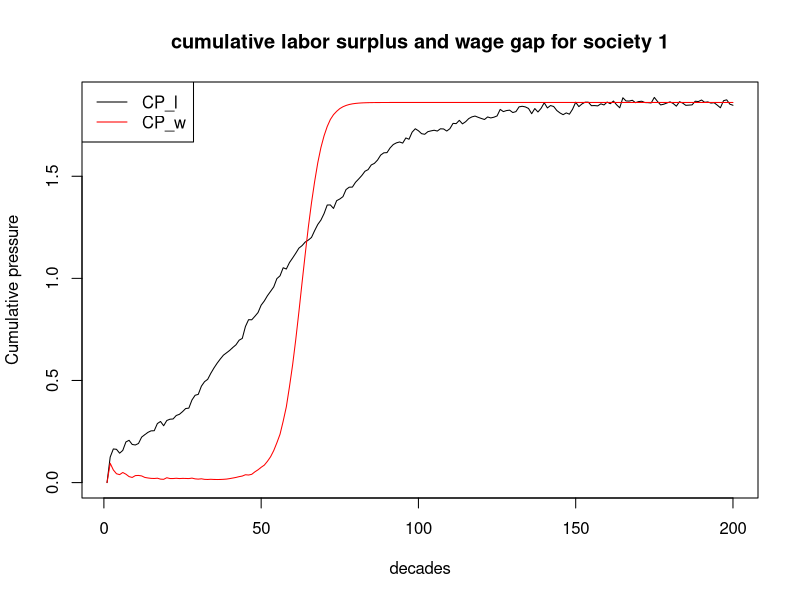
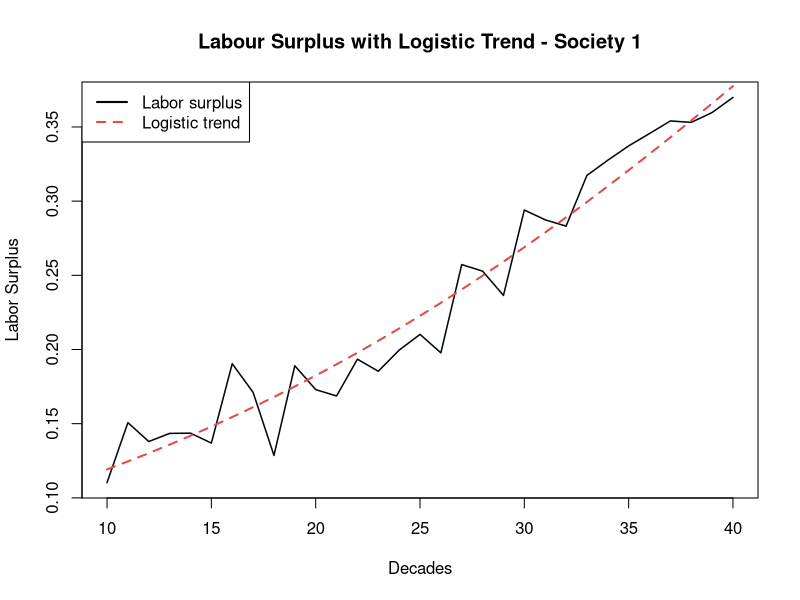
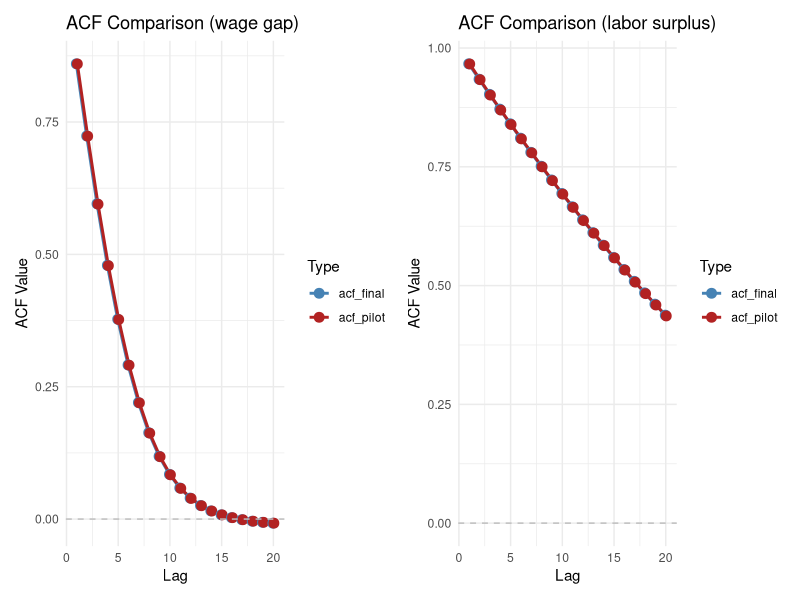

The R source for these figures, in order:
## ---- chunk 1
library(dplyr)
library(ggplot2)
library(tidyr)
library(sandwich)
library(lmtest)
library(patchwork)
## ---- chunk 2
set.seed(123)
## ---- chunk 3
N_pilot <- 10
T_pilot <- 200
## ---- chunk 4
# labor_surplus parameters
K_l <- 1
r_l <- .05
t0_l  <- 50
A <- .2
P <- 5
delta_l <- .43
## ---- chunk 5
# wage_gap parameters
K_w <- 1
r_base <- .03
alpha <- .5
t0_w <- 60
## ---- chunk 6
# decay parameter (cumulative pressure)
delta_c <- 0.43
## ---- chunk 7
func_labor_surplus <- function(N,T) {
  
  labor_surplus <- matrix(NA, nrow = T , ncol = N)
  for (n in 1:N) {
    for (t in 1:T) {
    
      logistic_trend <- K_l/(1+exp(-r_l*(t-t0_l)))
      oscillation <- A * exp(-delta_l*t) * sin((2*t*pi)/P)
      epsilon <- rnorm(1, mean = 0, sd = .02)
    
      labor_surplus[t, n] <- logistic_trend + oscillation + epsilon
    }
  }
  return(labor_surplus)
}
## ---- chunk 8
labor_surplus <- func_labor_surplus(N_pilot, T_pilot)
head(labor_surplus)
## ---- chunk 9
func_wage_gap <- function(N, T, lab){
  
  wage_gap <- matrix(NA, nrow = T , ncol = N)
  for (n in 1:N) {
    for (t in 1:T) {
    
      if (t == 1) {r_w <- r_base} else {r_w <- r_base + alpha*(lab[t-1, n])}
    
     wage_gap[t,n]<- K_w/(1+exp(-r_w*(t-t0_w)))
    }
  }
  return(wage_gap)
}
## ---- chunk 10
wage_gap <- func_wage_gap(N_pilot, T_pilot, labor_surplus)
head(wage_gap)
## ---- chunk 11
cp <- function(N, T, lab, wag) {
  
  CP_l <- matrix(NA, nrow = T , ncol = N)
  CP_w <- matrix(NA, nrow = T , ncol = N)

  for (n in 1:N){
    for (t in 1:T){
    
    # cumulative pressure is only meaningful at t=2
      if (t==1){
        CP_l[t, n] <- 0
        CP_w[t, n] <- 0
      }
      else {
      
        cpsum_l <- 0
        cpsum_w <- 0
      
        for (k in 1:(t-1)){
          cpsum_l <- cpsum_l + lab[t-k, n] * exp(-delta_c*k)
          cpsum_w <- cpsum_w + wag[t-k, n] * exp(-delta_c*k)
      }
      
        CP_l[t, n] <- cpsum_l
        CP_w[t, n] <- cpsum_w
      }
    }
  }
  return( list(CP_l = CP_l, CP_w = CP_w) )
}

## ---- chunk 12
result <- cp(N_pilot, T_pilot, labor_surplus, wage_gap)
CP_w <- result$CP_w
CP_l <- result$CP_l
## ---- chunk 13
head(CP_l)
## ---- chunk 14
head(CP_w)
## ---- chunk 15
plot(1:T_pilot, CP_l[,1], type = "l", 
     xlab = "decades", ylab = "Cumulative pressure",
     main = "cumulative labor surplus and wage gap for society 1")
lines(1:T_pilot, CP_w[,1],col ="red")
legend("topleft", legend = c("CP_l", "CP_w"), col = c("black", "red"), lty = 1)
## ---- chunk 16
n <- 40
trend_l <- K_l / (1 + exp(-r_l * (10:n - t0_l)))

# Main plot
plot(10:n, labor_surplus[10:n, 1], type = "n",
     xlab = "Decades", ylab = "Labor Surplus",
     main = "Labour Surplus with Logistic Trend - Society 1")


# Add lines on top of shading
lines(10:n, labor_surplus[10:n, 1], col = "#00070d", lwd = 1.5)
lines(10:n, trend_l, col = "#E24B4A", lty = 2, lwd = 2)

# Legend
legend("topleft",
       legend = c("Labor surplus", "Logistic trend"),
       col = c("#00070d", "#E24B4A"),
       lty = c(1, 2, 1, 1), lwd = 2)
## ---- chunk 17
lag_max <- 20 
acf_matrix_l <- matrix(NA, nrow = lag_max , ncol = N_pilot)
acf_matrix_w <- matrix(NA, nrow = lag_max , ncol = N_pilot)
## ---- chunk 18
acf_func <- function(lag_max, acf_matrix, N, T, t0, CP) {
  for (s in 1:N){
    cps <- CP[t0:T, s]
    acf_matrix[,s] <- acf(cps, 
                          lag.max = lag_max,
                          plot = FALSE)$acf[-1]
  }
  acf_avg <- rowMeans(acf_matrix)
  return(acf_avg)
}
## ---- chunk 19
acf_avg_l <- acf_func(lag_max, acf_matrix_l, N_pilot, T_pilot, t0_l, CP_l)
acf_avg_w <- acf_func(lag_max, acf_matrix_w, N_pilot, T_pilot, t0_w, CP_w)
## ---- chunk 20
# Labor surplus
Tl_obs <- T_pilot - round(t0_l)
Tl_eff <- Tl_obs/(1+2*sum(acf_avg_l))

# Wage gap
Tw_obs <- T_pilot - round(t0_w)
Tw_eff <- Tw_obs/(1+2*sum(acf_avg_w))

ratio_w <- Tw_eff/Tw_obs
ratio_l <- Tl_eff/Tl_obs

cat("Effective sample size — labor surplus:",
    round(Tl_eff, 3), "\n")
cat("Effective sample size — wage gap:",
    round(Tw_eff, 3), "\n")
cat("Efficiency ratio — wage gap:", 
    round(ratio_w, 3), "\n")
cat("Efficiency ratio — labor surplus:", 
    round(ratio_l, 3), "\n")
cat("Usable decades — labor surplus:", Tl_obs, "\n")
cat("Usable decades — wage gap:", Tw_obs)
## ---- chunk 21
p <- c(0.001, 0.005, 0.01, 0.02, 0.05)
beta0_values <- qlogis(p)
epv <- 30
T_eff_binding <- Tl_eff

# N calculation for each p
sensitivity_analysis <- data.frame(
  crisis_prob = p ,
  beta0 = round(beta0_values, 4), 
  N_needed = ceiling(epv/(T_eff_binding*p))
)

print(sensitivity_analysis)
## ---- chunk 22
beta0 <- -5.2933	
beta1 <- 1.0   # wage gap effect — moderate
beta2 <- 0.5   # labor surplus effect — smaller alone
beta3 <- 2.0   # interaction — largest, captures Marx's threshold
## ---- chunk 23
y_func <- function(beta0, beta1, beta2, beta3, CP_l, CP_w, T, N) {
  
  z <- beta0 + (beta1*CP_w) + (beta2*CP_l) + (beta3*CP_l*CP_w)
  p_crisis <- 1/(1+exp(-z))
  
  y <- matrix(rbinom(T*N, size = 1, prob = p_crisis), 
              ncol = N, nrow = T)
  
  return(y)
}
## ---- chunk 24
y_pilot <- y_func(beta0, beta1, beta2, beta3, CP_l, CP_w, T_pilot, N_pilot)
## ---- chunk 25
head(y_pilot)
## ---- chunk 26
N_final <- 1139
T_final <- 200
## ---- chunk 27
# Generate labor surplus , wage gap, CP_l, CP_w, y with N_final, T_final 
labor_surplus_fin <- func_labor_surplus(N_final, T_final)
wage_gap_fin <- func_wage_gap(N_final, T_final, labor_surplus_fin)

cp_fin <- cp(N_final, T_final, labor_surplus_fin, wage_gap_fin)
CPfin_l <- cp_fin$CP_l
CPfin_w <- cp_fin$CP_w

y_final <- y_func(beta0, beta1, beta2, beta3, CPfin_l, CPfin_w, T_final, N_final)
## ---- chunk 28
# crisis event count comparison
data.frame (
  Simulation = c("Pilot","Final"),
  N = c(N_pilot, N_final),
  T = c(T_pilot, T_final),
  Total_crisis = c(sum(y_pilot), sum(y_final))
    )
## ---- chunk 29
df_long <- data.frame(
  society = rep(1:N_final, each = T_final), 
  decade = rep(1:T_final, times = N_final), 
  CP_w = as.vector(CPfin_w), 
  CP_l = as.vector(CPfin_l), 
  y = as.vector(y_final)
)
## ---- chunk 30
model <- glm(y~CP_w+CP_l+CP_w:CP_l, 
             data = df_long, 
             family = binomial(link = "logit"))
summary(model)
## ---- chunk 31
X <- cbind(
  intercept = 1, 
  CP_w = as.vector(CPfin_w), 
  CP_l = as.vector(CPfin_l), 
  interaction = as.vector(CPfin_w)*as.vector(CPfin_l)
)

y_vec <- as.vector(y_final)
## ---- chunk 32
log_likelihood <- function(beta, X, y) {
  
  z <- X %*% beta
  p <- 1/(1+exp(-z))
  ll <- sum(y*log(p + 1e-10) + (1-y)*log(1-p  + 1e-10))
  
  return(-ll)
}
## ---- chunk 33
results <- optim(
    par = c(0,0,0,0),
    fn = log_likelihood,
    X = X, 
    y = y_vec, 
    method = "BFGS", 
    hessian = TRUE
  )
## ---- chunk 34
data.frame(
  true = c(beta0, beta1, beta2, beta3), 
  estimated_1 = c(coef(model)), 
  estimated_2 = c(results$par)
)
## ---- chunk 35
acfin_matrix_l <- matrix(NA, nrow = lag_max , ncol = N_final)
acfin_matrix_w <- matrix(NA, nrow = lag_max , ncol = N_final)

acfin_avg_l <- acf_func(lag_max, acfin_matrix_l, N_final, T_final, t0_l, CPfin_l)
acfin_avg_w <- acf_func(lag_max, acfin_matrix_w, N_final, T_final, t0_w, CPfin_w)
## ---- chunk 36
# compare acf pilot and acf final for labor surplus
acf_comp_l<- data.frame(lag = 1:lag_max, 
                        acf_final = acfin_avg_l, 
                        acf_pilot = acf_avg_l)

# compare acf pilot and acf final for wage gap
acf_comp_w <- data.frame(lag = 1:lag_max, 
                         acf_final = acfin_avg_w, 
                         acf_pilot = acf_avg_w)
## ---- chunk 37
acf_comparison <- function(acf_comp, title = "ACF Comparison: Final vs Pilot"){
  
  # 1. Convert to long format 
  acf_long <- pivot_longer(acf_comp, 
                           cols = c(acf_final, acf_pilot), 
                           names_to = "Type", 
                           values_to = "ACF_Values")
  
  # 2. Plot with dodged points and lines
  p <- ggplot(acf_long, aes(x = lag, y = ACF_Values, color = Type, group = Type)) +
    geom_line(position = position_dodge(width = 0.2), linewidth = 1) + 
    geom_point(position = position_dodge(width = 0.2), size = 3) + 
    geom_hline(yintercept = 0, linetype = "dashed", color = "gray") +
    theme_minimal() +
    # FIXED: Use the `title` argument here instead of hard-coding it
    labs(title = title,        
         x = "Lag", 
         y = "ACF Value") +
    scale_color_manual(values = c("acf_final" = "steelblue", "acf_pilot" = "firebrick"))
  
  # 3. Return the plot
  return(p) 
}
## ---- chunk 38
plot_wage <- acf_comparison(acf_comp_w, title = "ACF Comparison (wage gap)" )
plot_labor <-acf_comparison(acf_comp_l, title = "ACF Comparison (labor surplus)" )
## ---- chunk 39
combined_plot <- plot_wage + plot_labor
combined_plot
## ---- chunk 40
residuals_pearson <- residuals(model, type = "pearson")
lag_max <- min(Tl_obs/4, 20)
df_long_ord <- df_long %>% arrange(society, decade)
acf_resid_matrix <- matrix (NA, nrow = lag_max, ncol = N_final)


for (s in 1:N_final){
  # Extract the residuals for society s
  res_s <- residuals_pearson[df_long$society == s]
  acf_resid_matrix[,s]<-acf(res_s, lag_max, plot = FALSE)$acf[-1]
}

avg_resid_matrix <- rowMeans(acf_resid_matrix)
